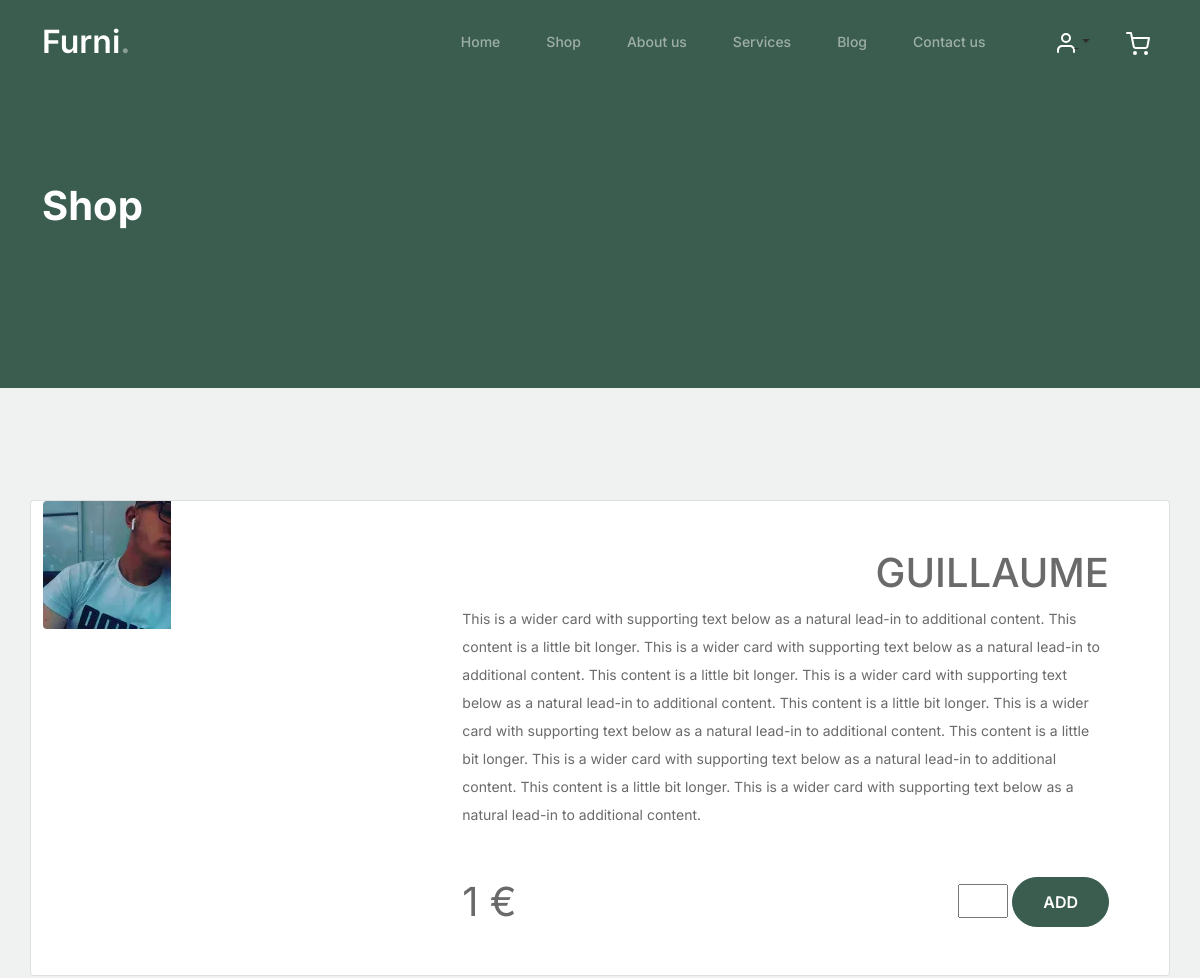
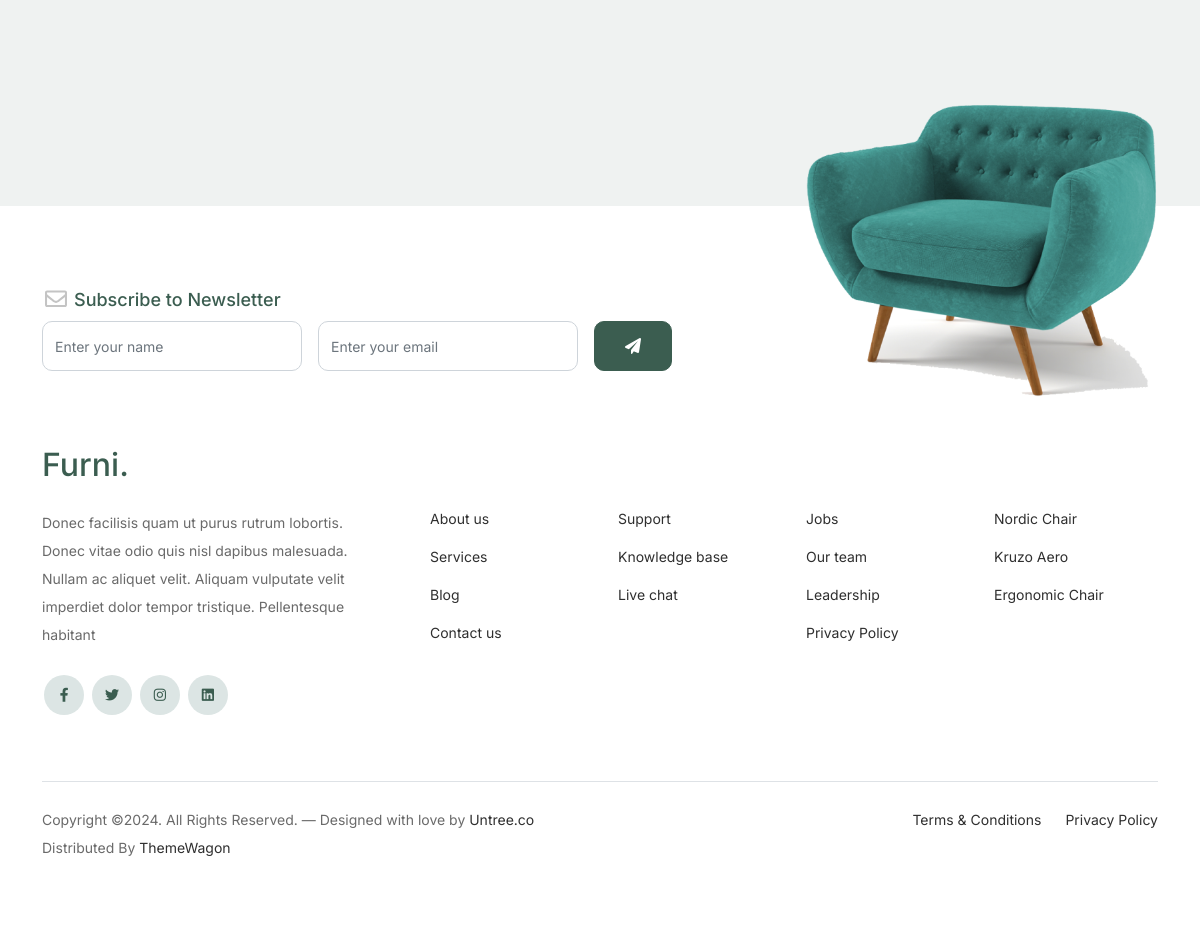
Screenshot of /single_article.php?idarticle=15 with the database file from the repository (2 pictures, top to bottom).
### tables this page shows
CREATE TABLE `article` (
  `id_article` int(11) NOT NULL,
  `title` varchar(255) NOT NULL,
  `price` float NOT NULL,
  `image` varchar(255) NOT NULL,
  `id_user` int(11) DEFAULT NULL
);

### lib/articles.php (called while the page is built, shortened)
<?php
class Article
{
    public $connectDb;
    public function __construct(PDO $db)
    {
        $this->connectDb = $db;
    }
    public function selectById($id)
    {
        $this->id = $id;
        $select = $this->connectDb->prepare("SELECT * FROM article WHERE `id_article` = :idarticle");
        $select->bindParam("idarticle", $this->id, PDO::PARAM_INT);
        $select->execute();
        return $select->fetch(PDO::FETCH_ASSOC);
    }
}

### components/articles_by_id.php (the view, shortened to what this page needs)
<div class="card mb-3">
    <div class="row g-0">
        <div class="col-md-4">
            <img src="image_articles/upload/<?= $article['image'] ?>" class="img-fluid rounded-start" alt="...">
        </div>
        <div class="col-md-8">
            <div class="card-body p-5">
                <h5 class="card-title text-end fs-1"><?= $article['title'] ?></h5>
                <p class="card-text">This is a wider card with supporting text below as a natural lead-in to additional content. This content is a little bit longer. This is a wider card with supporting text below as a natural lead-in to additional content. This content is a little bit longer. This is a wider card with supporting text below as a natural lead-in to additional content. This content is a little bit longer. This is a wider card with supporting text below as a natural lead-in to additional content. This content is a little bit longer. This is a wider card with supporting text below as a natural lead-in to additional content. This content is a little bit longer. This is a wider card with supporting text below as a natural lead-in to additional content.</p>
                <div class="d-flex justify-content-between mt-5 align-items-center">
                    <p class="fs-1 m-0"><?= $article['price'] ?> €</p>
                    <div class="d-flex justify-content-between align-items-center">
                        <form method="POST" class="m-0">
                            <input type="number" name=quantity style="width:50px">
                            <button type="submit" class="btn btn-primary">ADD</button>
                        </form>
                    </div>
                </div>
            </div>
        </div>
    </div>
</div>

### css/style.css (style rules this page uses)
body { overflow-x: hidden; position: relative; }
body { font-family: "Inter", sans-serif; font-weight: 400; line-height: 28px; color: #6a6a6a; font-size: 14px; background-color: #eff2f1; }
.btn { font-weight: 600; padding: 12px 30px; border-radius: 30px; color: #ffffff; background: #2f2f2f; border-color: #2f2f2f; }
.btn.btn-primary { background: #3b5d50; border-color: #3b5d50; }

### rows the page displays
article: image (picture), title "GUILLAUME", price "1"

### other values shown
$label "Home"
$label "Shop"
$label "About us"
$label "Services"
$label "Blog"
$label "Contact us"
